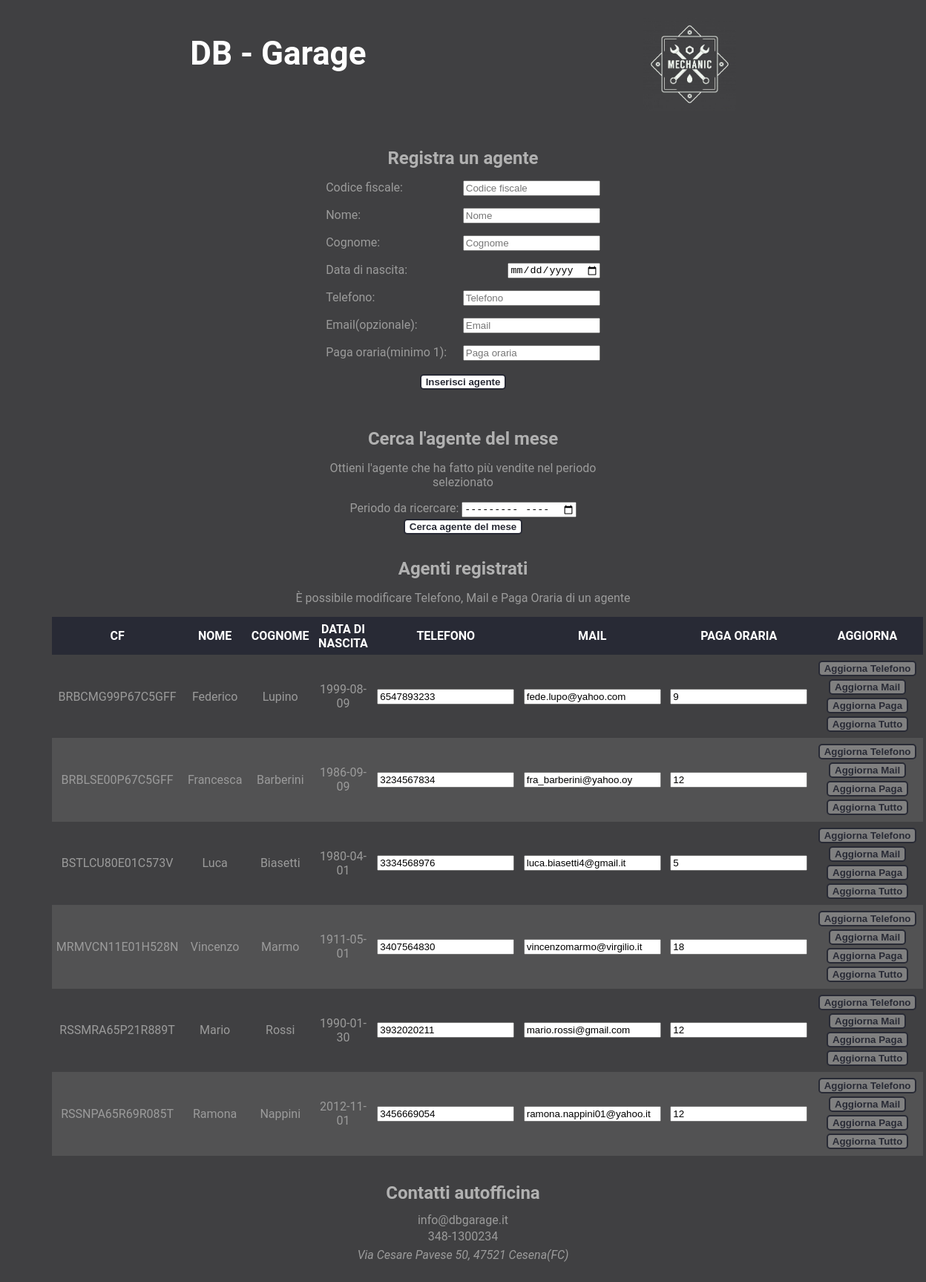
/app-web/gestione_agenti.php, run on an earlier commit of the app's database.
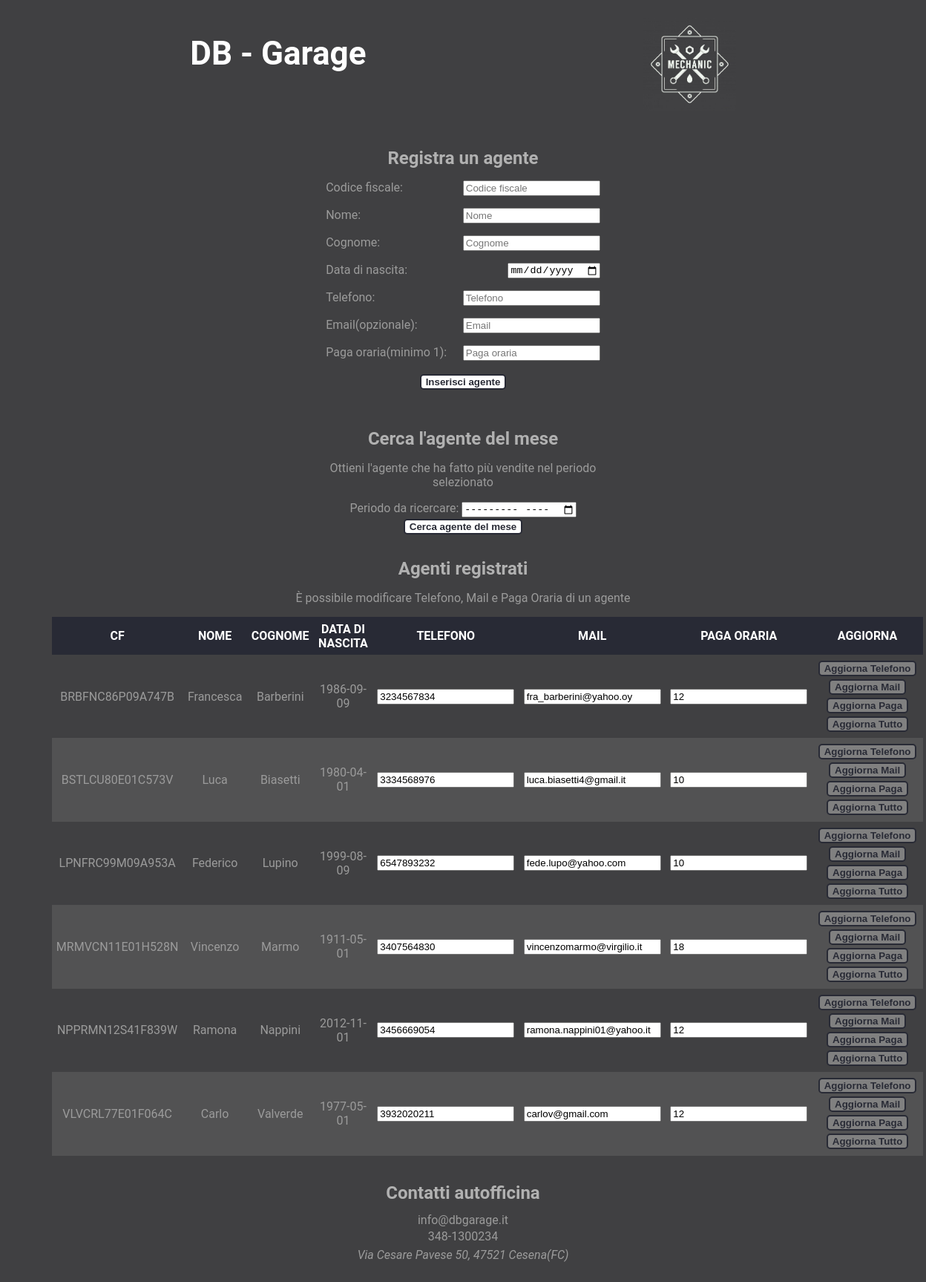
And on a later commit of the database.
### tables this page shows
CREATE TABLE `agente` (
  `CF_agente` char(16) NOT NULL,
  `nome` char(20) NOT NULL,
  `cognome` char(20) NOT NULL,
  `data_nascita` date NOT NULL,
  `telefono` char(10) NOT NULL,
  `email` varchar(30) DEFAULT NULL,
  `paga_oraria` int(11) NOT NULL
);

### app-web/gestione_agenti.php (called while the page is built, shortened)
<?php
    require_once 'require.php';
    $SetParameters["titolo"] = "Gestione agenti";
    $SetParameters["file"] = "nuovo_agente.php";
	array_push($SetParameters["scripts"], "./js/script.js");
	$SetParameters["agenti"] = $db->getAllAgents();
    require("template/base.php");
?>

### app-web/require.php (called while the page is built, shortened)
<?php
require_once("databasegarage.php");
$db = new DatabaseHelper("127.0.0.1", "root", "", "officina", 3306);
$SetParameters["scripts"] = array();
?>

### app-web/databasegarage.php (called while the page is built, shortened)
<?php
class DatabaseHelper {
	private $db;
	public function __construct($servername, $username, $password, $dbname, $port) {
		$this->db = new mysqli($servername, $username, $password, $dbname, $port);
	}
    public function getAllAgents(){
        $statement = $this->db->prepare("SELECT * FROM AGENTE");
		$statement->execute();
		$result = $statement->get_result();
		return $result->fetch_all(MYSQLI_ASSOC);
    }
}
?>

### app-web/template/nuovo_agente.php (the view)
<section>
	<h2>Registra un agente</h2>
	<form action="#" method="POST">
		<ul>
			<li>
				<label for="agenteCF"> Codice fiscale: </label>
				<input type="text" name="agenteCF" placeholder="Codice fiscale" maxlength="16" required>
			</li>
			<li>
				<label for="agenteNome"> Nome: </label>
				<input type="text" name="agenteNome" placeholder="Nome" maxlength="20" required>
			</li>
			<li>
				<label for="agenteCognome"> Cognome: </label>
				<input type="text" name="agenteCognome" placeholder="Cognome" maxlength="20" required>
			</li>
			<li>
				<label for="agenteDataNascita"> Data di nascita: </label>
				<input type="date" name="agenteDataNascita" required>
			</li>
			<li>
				<label for="agenteTelefono"> Telefono: </label>
				<input type="tel" pattern="[0-9]{10}" maxlength="10" name="agenteTelefono" placeholder="Telefono" required>
			</li>
			<li>
				<label for="agenteMail"> Email(opzionale): </label>
				<input type="email" name="agenteMail" placeholder="Email" maxlength="80">
			</li>
			<li>
				<label for="agentePaga"> Paga oraria(minimo 1): </label>
				<input type="number" min="1" name="agentePaga" placeholder="Paga oraria" required>
			</li>
		</ul>
		<input type="submit" name="inserisciAgente"  value="Inserisci agente">
	</form>
</section>
<section>
	<h2>Cerca l'agente del mese</h2>
	<?php if(isset($agenteDelMese)):?>
		<table class="singola">
			<thead>
				<tr>
					<th>L'agente che ha fatto più vendite in <?php echo monthname($mese)." ".$anno." è ";?></th>
				</tr>
			</thead>
			<tbody>
				<tr>
					<td>
					<?php echo $agenteDelMese["nome"]." ".$agenteDelMese["cognome"]." (".$agenteDelMese["CF_agente"].")"?>
					</td>
				</tr>
			</tbody>
		</table>
	<p>
		<br>
	</p>
	<?php else:?>
	<p>Ottieni l'agente che ha fatto più vendite nel periodo selezionato</p>
	<form action="#" method="POST">
		<label for="periodo"> Periodo da ricercare: </label>
		<input type="month" name="periodo" required>
		<input type="submit" name="ricercaAgente"  value="Cerca agente del mese">
	</form>
	<?php endif;?>
</section>
<section class="tabelle">
	<h2>Agenti registrati</h2>
	<p>È possibile modificare Telefono, Mail e Paga Oraria di un agente</p>
	<table>
		<thead>
			<tr>
				<th>CF</th><th>NOME</th><th>COGNOME</th><th>DATA DI NASCITA</th><th>TELEFONO</th><th>MAIL</th><th>PAGA ORARIA</th><th>AGGIORNA</th>
			</tr>
		</thead>
		<tbody>
			<?php foreach($SetParameters["agenti"] as $agente) :?>
			<form action="#" method="POST">
				<tr>
					<td><input type="hidden" id='<?php echo $agente["CF_agente"];?>' name="agenteCF" value=<?php echo $agente["CF_agente"]; ?>> <?php echo $agente["CF_agente"]?></td>
					<td><input type="hidden" id='<?php echo $agente["CF_agente"];?>' name="agenteNome" value=<?php echo $agente["nome"]; ?>> <?php echo $agente["nome"]?></td>
					<td><input type="hidden" id='<?php echo $agente["CF_agente"];?>' name="agenteCognome" value=<?php echo $agente["cognome"]; ?>> <?php echo $agente["cognome"]?></td>
					<td><input type="hidden" id='<?php echo $agente["CF_agente"];?>' name="agenteDataNascita" value=<?php echo $agente["data_nascita"]; ?>> <?php echo $agente["data_nascita"]?></td>
					<td><input type="tel" id='<?php echo $agente["CF_agente"];?>' pattern="[0-9]{10}" maxlength="10" name="agenteTelefono" placeholder="Inserisci Telefono" value=<?php echo $agente["telefono"]?> required></td>
					<td><input type="email" id='<?php echo $agente["CF_agente"];?>' maxlength="80" name="agenteMail" placeholder="Inserisci email" value=<?php echo $agente["email"]?>></td>
					<td><input type="number" id='<?php echo $agente["CF_agente"];?>' min="1" name="agentePaga" placeholder="Inserisci paga oraria" value=<?php echo $agente["paga_oraria"]?> required></td>
					<td>
						<input disabled type="submit" id='<?php echo $agente["CF_agente"];?>' name="aggiornaTelefono" value="Aggiorna Telefono">
						<input disabled type="submit" id='<?php echo $agente["CF_agente"];?>' name="aggiornaMail" value="Aggiorna Mail">
						<input disabled type="submit" id='<?php echo $agente["CF_agente"];?>' name="aggiornaPaga" value="Aggiorna Paga">
						<input disabled type="submit" id='<?php echo $agente["CF_agente"];?>' name="aggiornaTutto" value="Aggiorna Tutto">
					</td>
				</tr>
			</form>
			<?php endforeach; ?>
		</tbody>
	</table>
</section>

### app-web/template/base.php (shortened to what this page needs)
<!DOCTYPE html>
<html lang="it">
	<head>
        <link href="css/style.css" rel="stylesheet" type="text/css"/>
	</head>
	<body>
		<header>
			<ul>
				<li>
					<h1><a href="index.php">DB - Garage</a></h1>
				</li>
				<li>
					<img src="./upload/mechanic_logo.png" alt="logo" />
				</li>
			</ul>
		</header>
		<main>
		<?php
		if(isset($SetParameters["file"])){
                require($SetParameters["file"]);
            }
        ?>
		</main>
		<footer>
				<ul id="contacts">
					<li>
						<h2>Contatti autofficina</h2>
					</li>
					<li>
						<p>info@dbgarage.it</p>
						<p>348-1300234</p>
					</li>
					<li>
						<address>Via Cesare Pavese 50, 47521 Cesena(FC)</address>
					</li>
				</ul>
		</footer>
	</body>
</html>

### app-web/css/style.css (style rules this page uses)
body { text-align: center; display: flex; flex-direction: column; align-items: center; background-color: rgb(64,64,66); }
footer > ul { width: 90%; flex-direction: column; }
h2 { margin: 10px 0; color: rgb(177,177,177); }
footer p, footer address { margin: 3px 0; }
ul { padding: 0; list-style-type: none; display: flex; justify-content: space-around; }
main { display: flex; justify-content: space-around; flex-wrap: wrap; gap: 5%; width: 100%; }
footer { display: flex; justify-content: space-around; width: 100%; }
form ul { display: flex; flex-direction: column; gap: 2vh; }
form > ul *:not(legend, ul) { float: right; }
a { text-decoration: none; }
form > ul > li label, form fieldset > ul > li > label { float: left; }
table, .l100 { border-spacing: 0; width: 100%; margin: 10px 0; }
td, th { padding: 0.5vw; text-align: center; }
thead tr, caption { background-color: #282A35; color: white; }
tr.noform:nth-child(even), tr:nth-child(4n) { background-color: #7272725c; }
section { margin: 20px 25%; width: 30%; }
section.tabelle { margin: 0px 5%; width: 90%; }
input[type="submit"], button:hover { margin: 2px; background-color: white; color: #282A35; border-radius: 5px; font-weight: 600; border: 2px solid #282A35; font-family: sans-serif; }
input[type="submit"]:disabled { background-color: grey; }
h1 { font-family: monospace; font-size: xxx-large; }
body { font-family: 'Roboto', 'Gill Sans MT', Calibri, 'Trebuchet MS', sans-serif; color: rgb(155,155,155); }
ul#contacts { height: 100%; justify-content: space-evenly; }
header { display: flex; justify-content: space-around; width: 100%; }
header img { height: 10vw; }
header h1 a { color : white; font: normal bold 44px/1 "Roboto", sans-serif; }
header > ul { width: 90%; }

What changed in the data, as far as the page shows it:
removed agente: CF_agente "BRBCMG99P67C5GFF", nome "Federico", cognome "Lupino", data_nascita "1999-08-09", agenteTelefono "6547893233", agenteMail "fede.lupo@yahoo.com", agentePaga "9"
removed agente: CF_agente "BRBLSE00P67C5GFF", nome "Francesca", cognome "Barberini", data_nascita "1986-09-09", agenteTelefono "3234567834", agenteMail "fra_barberini@yahoo.oy", agentePaga "12"
removed agente: CF_agente "RSSMRA65P21R889T", nome "Mario", cognome "Rossi", data_nascita "1990-01-30", agenteTelefono "3932020211", agenteMail "mario.rossi@gmail.com", agentePaga "12"
removed agente: CF_agente "RSSNPA65R69R085T", nome "Ramona", cognome "Nappini", data_nascita "2012-11-01", agenteTelefono "3456669054", agenteMail "ramona.nappini01@yahoo.it", agentePaga "12"
added agente: CF_agente "BRBFNC86P09A747B", nome "Francesca", cognome "Barberini", data_nascita "1986-09-09", agenteTelefono "3234567834", agenteMail "fra_barberini@yahoo.oy", agentePaga "12"
changed agente "BSTLCU80E01C573V": agentePaga "5" → "10"
added agente: CF_agente "LPNFRC99M09A953A", nome "Federico", cognome "Lupino", data_nascita "1999-08-09", agenteTelefono "6547893232", agenteMail "fede.lupo@yahoo.com", agentePaga "10"
added agente: CF_agente "NPPRMN12S41F839W", nome "Ramona", cognome "Nappini", data_nascita "2012-11-01", agenteTelefono "3456669054", agenteMail "ramona.nappini01@yahoo.it", agentePaga "12"
added agente: CF_agente "VLVCRL77E01F064C", nome "Carlo", cognome "Valverde", data_nascita "1977-05-01", agenteTelefono "3932020211", agenteMail "carlov@gmail.com", agentePaga "12"
